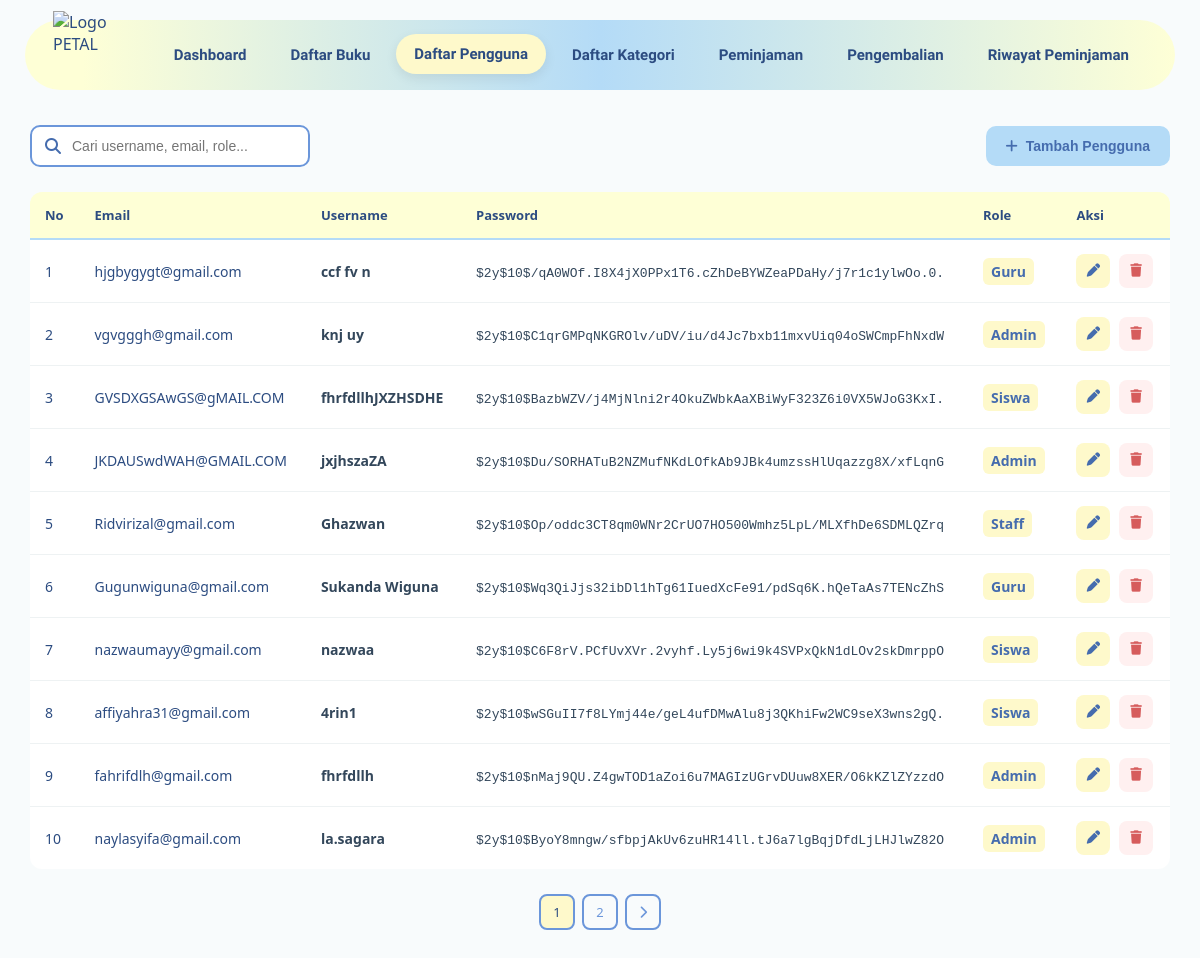
Before: /views/daftar_user.php (signed in) with the older database file.
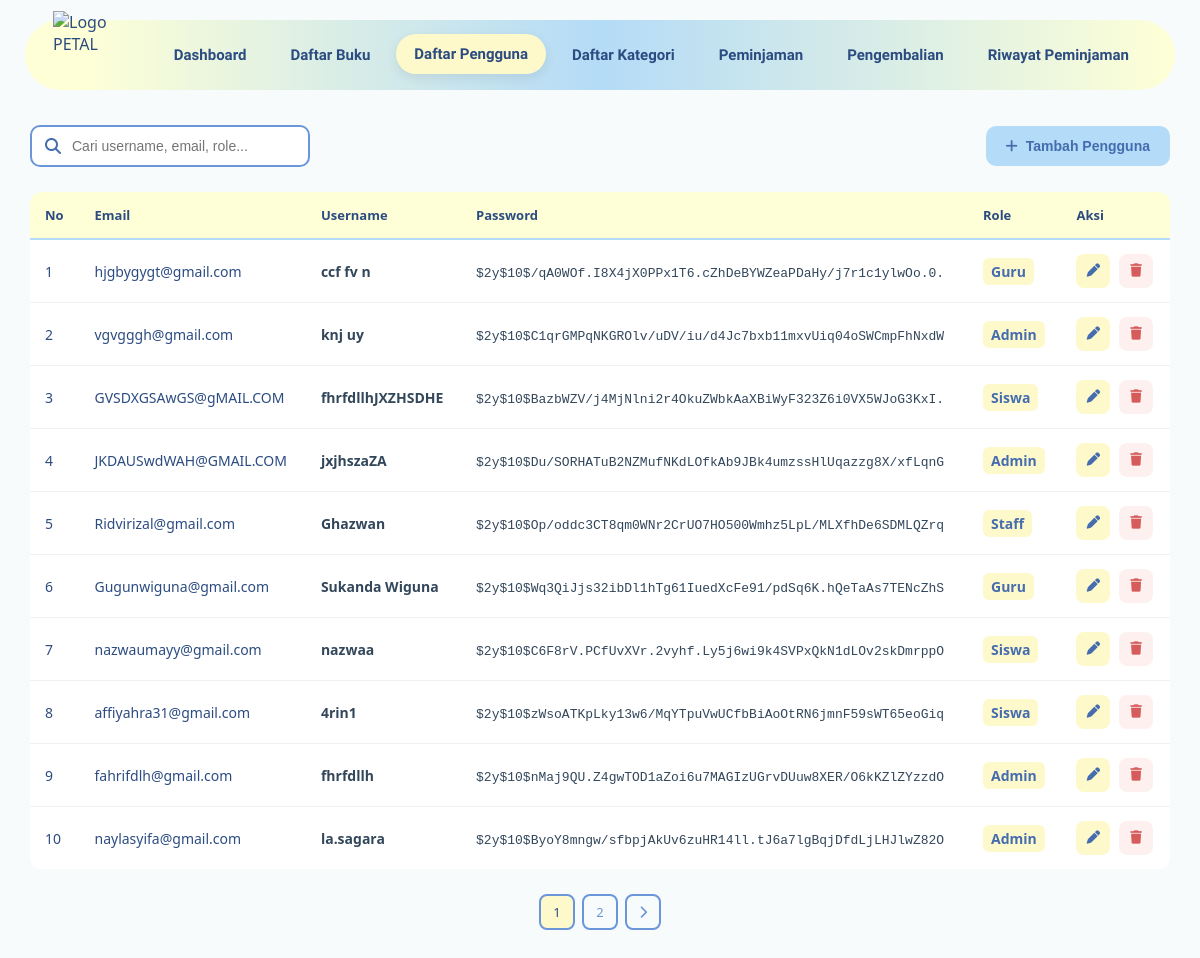
After: the same page with the newer database file.
### tables this page shows
CREATE TABLE `users` (
  `id_user` int(11) NOT NULL,
  `Email` varchar(160) DEFAULT NULL,
  `username` varchar(50) DEFAULT NULL,
  `password` varchar(255) DEFAULT NULL,
  `role` enum('admin','siswa','guru','staff') NOT NULL DEFAULT 'siswa'
);

### models/koneksi.php (called while the page is built, shortened)
<?php
class Koneksi {
    private $host = "localhost",
            $username = "root",
            $pass = "",
            $db = "Peminjaman_Buku_PETAL";
    function __construct() {
        $this->koneksi = mysqli_connect(
            $this->host,
            $this->username,
            $this->pass,
            $this->db
        );
    }
}

### models/m_user.php (called while the page is built, shortened)
<?php
include_once __DIR__ . '/koneksi.php';
class m_user
{
    private $conn;
    public function __construct()
    {
        $db = new koneksi();
        $this->conn = $db->koneksi;
    }
    public function tampil_data_page($start, $limit)
{
    $start = (int) $start;
    $limit = (int) $limit;
    $sql = "SELECT id_user, Email, username, password, role
            FROM users
            ORDER BY id_user DESC
            LIMIT $start, $limit";
    $query = mysqli_query($this->conn, $sql);
    $result = [];
    if ($query) {
        while ($data = mysqli_fetch_object($query)) {
            $result[] = $data;
        }
    }
    return $result;
}
}
?>

### controller/c_user.php (called while the page is built, shortened)
<?php
include_once __DIR__ . '/../models/m_user.php';
$user = new m_user();
try {
    $limit = 10;
    $halaman =
        isset($_GET['halaman'])
        ? max(
            1,
            (int) $_GET['halaman']
        )
        : 1;
    $start =
        ($halaman - 1) * $limit;
    $keyword =
        trim(
            $_GET['keyword'] ?? ''
        );
    if (!empty($keyword)) {
        $total_data =
            $user->hitung_total_cari(
                $keyword
            );
        $total_halaman =
            ceil(
                $total_data / $limit
            );
        $data_user =
            $user->tampil_data_cari_page(
                $keyword,
                $start,
                $limit
            );
    }
    else {
        $data_user =
            $user->tampil_data_page(
                $start,
                $limit
            );
    }
} catch (Exception $e) {
    echo "Error: "
        . $e->getMessage();
}
?>

### views/daftar_user.php (the view, shortened to what the changed rows need)
<?php
include_once __DIR__ . '/../controller/c_user.php';
?>
<!DOCTYPE html>
<html lang="id">
<head>
    <link
        rel="stylesheet"
        href="../css/daftar_bu.css"
    >
    <link rel="stylesheet" href="../css/admin_responsive.css">
    <link
        rel="stylesheet"
        href="https://cdnjs.cloudflare.com/ajax/libs/font-awesome/6.5.1/css/all.min.css"
    >
</head>
<body>
<div class="container">
<div class="table-wrapper">
    <table id="tableBuku">
        <thead>
            <tr>
                <th>
                    No
                </th>
                <th>
                    Email
                </th>
                <th>
                    Username
                </th>
                <th>
                    Password
                </th>
                <th>
                    Role
                </th>
                <th>
                    Aksi
                </th>
            </tr>
        </thead>
        <tbody>
            <?php if (!empty($data_user)): ?>
                <?php foreach (
                    $data_user as $index => $u
                ): ?>
                    <tr>
                        <td>
                            <?= ($start ?? 0)
                                + $index
                                + 1; ?>
                        </td>
                        <td>
                            <?= htmlspecialchars(
                                $u->Email ?? '',
                                ENT_QUOTES,
                                'UTF-8'
                            ); ?>
                        </td>
                        <td>
                            <span class="judul-buku">
                                <?= htmlspecialchars(
                                    $u->username ?? '',
                                    ENT_QUOTES,
                                    'UTF-8'
                                ); ?>
                            </span>
                        </td>
                        <td>
                            <span class="password-user">
                                <?= htmlspecialchars(
                                    $u->password ?? '',
                                    ENT_QUOTES,
                                    'UTF-8'
                                ); ?>
                            </span>
                        </td>
                        <td>
                            <span class="stok">
                                <?= htmlspecialchars(
                                    ucfirst(
                                        $u->role ?? ''
                                    ),
                                    ENT_QUOTES,
                                    'UTF-8'
                                ); ?>
                            </span>
                        </td>
                        <td class="aksi">
                            <button
                                type="button"
                                class="btn-edit"
                                title="Edit User"
                                data-id="<?= (int)
                                    $u->id_user; ?>"
                                data-username="<?= htmlspecialchars(
                                    $u->username ?? '',
                                    ENT_QUOTES,
                                    'UTF-8'
                                ); ?>"
                                data-email="<?= htmlspecialchars(
                                    $u->Email ?? '',
                                    ENT_QUOTES,
                                    'UTF-8'
                                ); ?>"
                                data-role="<?= htmlspecialchars(
                                    $u->role ?? '',
                                    ENT_QUOTES,
                                    'UTF-8'
                                ); ?>"
                                onclick="bukaModalEdit(this)"
                            >
                                <i
                                    class="fa-solid fa-pen"
                                ></i>
                            </button>
                            <button
                                type="button"
                                class="btn-hapus"
                                title="Hapus User"
                                onclick="hapusUser(
                                    <?= (int)
                                    $u->id_user; ?>
                                )"
                            >
                                <i
                                    class="fa-solid fa-trash"
                                ></i>
                            </button>
                        </td>
                    </tr>
                <?php endforeach; ?>
            <?php endif; ?>
        </tbody>
    </table>
</div>
</div>
</body>
</html>

Changed rows visible on the page:
changed users "affiyahra31@gmail.com": password "$2y$10$wSGuII7f8LYmj44e/geL4ufDMwAlu8j3QKhiFw2WC9seX3wns2gQ." → "$2y$10$zWsoATKpLky13w6/MqYTpuVwUCfbBiAoOtRN6jmnF59sWT65eoGiq"
